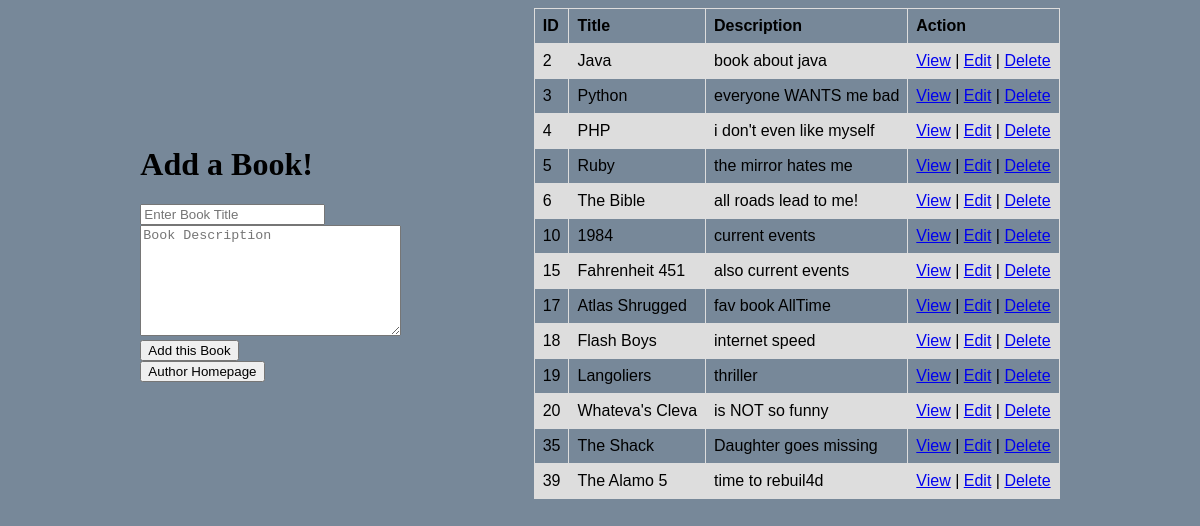
The app's page /booksHomepage with its own data.
### booksAuthorsApp/models.py (models this page shows, shortened)
class Book (models.Model):
    title = models.CharField(max_length=45)
    desc = models.TextField()
    created_at = models.DateTimeField(auto_now_add=True)
    updated_at = models.DateTimeField(auto_now=True)
    objects = BookManager()      #this is addition from class BookManager

### booksAuthorsApp/views.py (the view)
# urls.py: path("booksHomepage", views.booksHomepage),
def booksHomepage(request):
    allBooks = Book.objects.all()
    context = {
        'allTheBooks' : allBooks
    }
    return render(request, "booksHomepage.html", context)

### booksAuthorsApp/templates/booksHomepage.html (shortened to what this page needs)
<!DOCTYPE html>
<html lang="en">
<head>
</head>
<body>
    <div id="container">
        <div id="leftside">
            <h1>Add a Book!</h1>
            <form action="/createBook" method="post">
                <div>
                    <input type="text" name="title" id="title" placeholder="Enter Book Title">
                </div>
                <div>
                    <div>
                        <textarea name="desc" id="" cols="30" rows="7" placeholder="Book Description"></textarea>
                        <div>
                            <input type="submit" value="Add this Book">
                        </div>
                    </div>
                </div>
            </form>
            <form action="/authorsHomepage" method="post">
                <input type="submit" value="Author Homepage">
            </form>
        </div>
        <div id="rightside">
            <table>
                <tr>
                    <th>ID</th>
                    <th>Title</th>
                    <th>Description</th>
                    <th>Action</th>
                </tr>
                {% for books in allTheBooks %}
                <tr>
                    <td>{{books.id}}</td>
                    <td>{{books.title}}</td>
                    <td>{{books.desc}}</td>
                    <td><a href="/books/{{books.id}}">View</a> | <a href="/edit/{{books.id}}">Edit</a> | <a
                            href="/delete/{{books.id}}">Delete</a></td>
                </tr>
                {% endfor %}
            </table>
        </div>
    </div>
</body>
</html>

### booksAuthorsApp/templates/booksHomepage.html (style rules this page uses)
body { background-color: lightslategray; }
#container { display: flex; justify-content: space-evenly; align-items: center; }
table { font-family: Arial, sans-serif; border-collapse: collapse; width: 100%; }
td, th { border: 1px solid #dddddd; text-align: left; padding: 8px; }
tr:nth-child(even) { background-color: #dddddd; }

### records on screen
Book: id "2", title "Java", desc "book about java"
Book: id "3", title "Python", desc "everyone WANTS me bad"
Book: id "4", title "PHP", desc "i don't even like myself"
Book: id "5", title "Ruby", desc "the mirror hates me"
Book: id "6", title "The Bible", desc "all roads lead to me!"
Book: id "10", title "1984", desc "current events"
Book: id "15", title "Fahrenheit 451", desc "also current events"
Book: id "17", title "Atlas Shrugged", desc "fav book AllTime"
Book: id "18", title "Flash Boys", desc "internet speed"
Book: id "19", title "Langoliers", desc "thriller"
Book: id "20", title "Whateva's Cleva", desc "is NOT so funny"
Book: id "35", title "The Shack", desc "Daughter goes missing"
Book: id "39", title "The Alamo 5", desc "time to rebuil4d"
